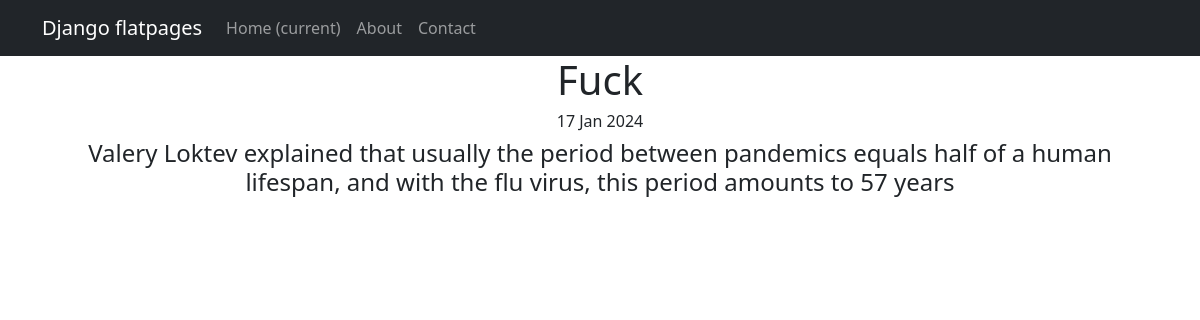
The page /news/posts/1 on the database its author committed.
### news/models.py (models this page shows, shortened)
class Post(models.Model):
    article = 'AR'
    news = 'NE'
    CONTENT = [
        (article, 'Article'),
        (news, 'News'),
    ]
    post_content = models.CharField(max_length=2,
                                    choices=CONTENT,
                                    default=article)
    post_time_in = models.DateTimeField(auto_now_add=True)
    post_name = models.CharField(max_length=255)
    post_text = models.CharField(max_length=10000)
    post_author = models.ForeignKey(Author,
                                    to_field='user_id',
                                    on_delete=models.CASCADE,
                                    verbose_name='Author')
    post_category = models.ManyToManyField(Category, through='PostCategory')
    class Meta:
        verbose_name = 'Post'
        verbose_name_plural = 'Posts'
        ordering = ['post_name']

### news/views.py (the view)
# urls.py: path('posts/<int:pk>', PostDetail.as_view(), name='post_detail'),
class PostDetail(DetailView):
    model = Post
    template_name = 'posts.html'
    context_object_name = 'post'

### templates/posts.html (shortened to what this page needs)
{% extends 'flatpages/default.html' %}
{% load custom_filters %}
{% block content %}
   <h1>{{ post.post_name|censor}}</h1>
   <h6>{{ post.post_time_in|date:'d M Y'}}</h6>
   <h4> {{ post.post_text|censor}} <h4>
{% endblock content %}

### rows shown on the page
Post: post_name|censor "Fuck", post_time_in "17 Jan 2024", post_text|censor "Valery Loktev explained that usually the period between pandemics equals half of a human lifespan, and with the flu virus, this period amounts to 57 years"
